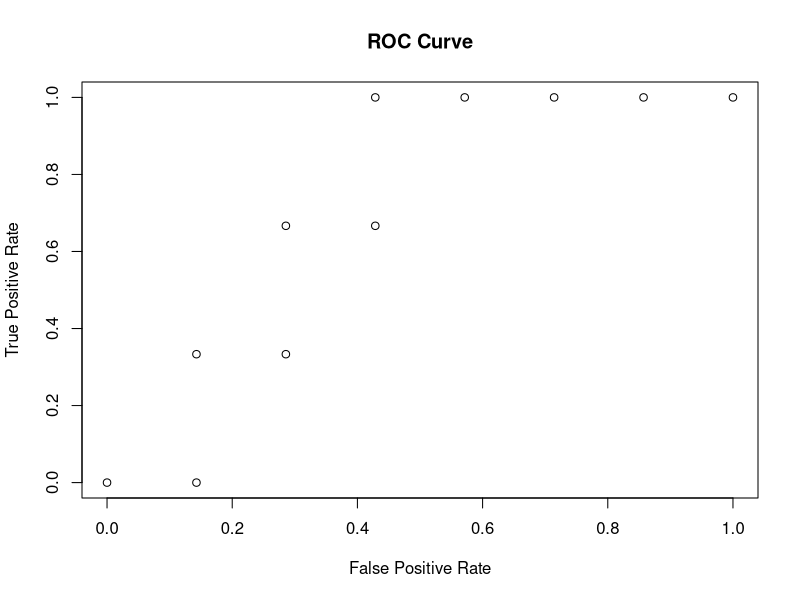
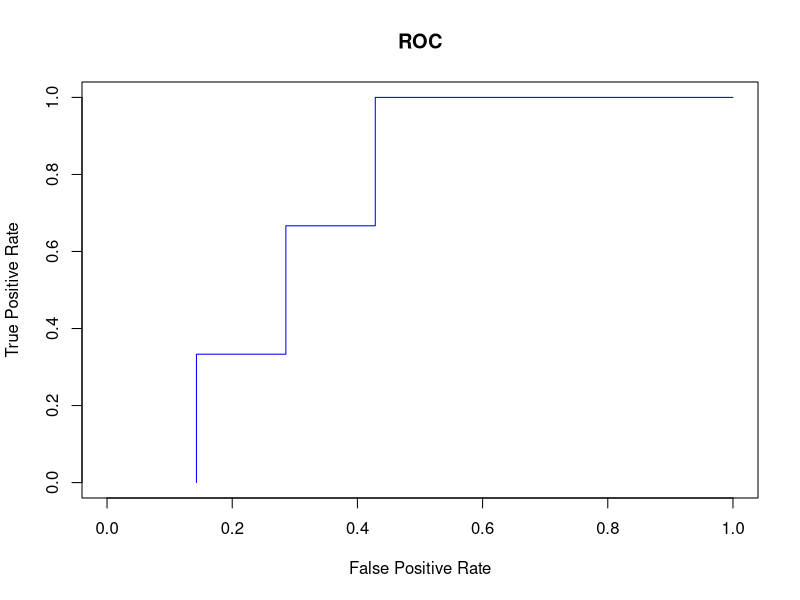
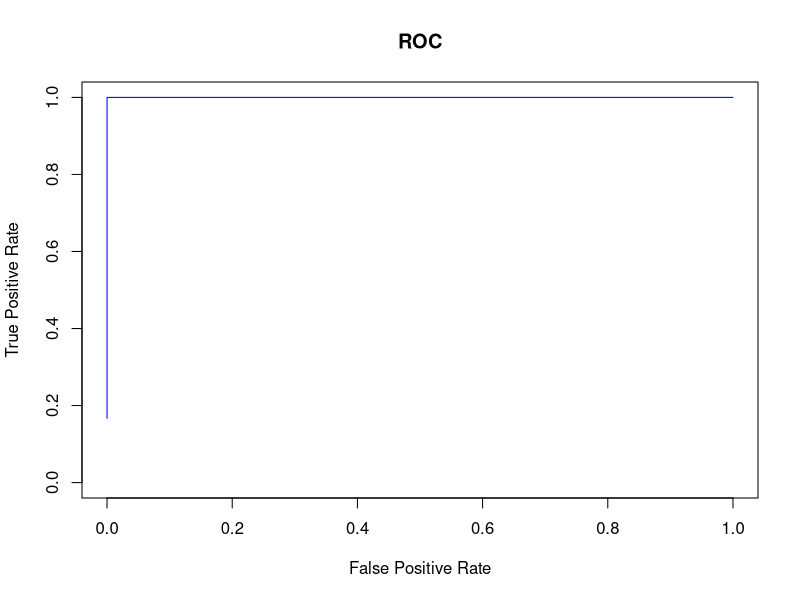
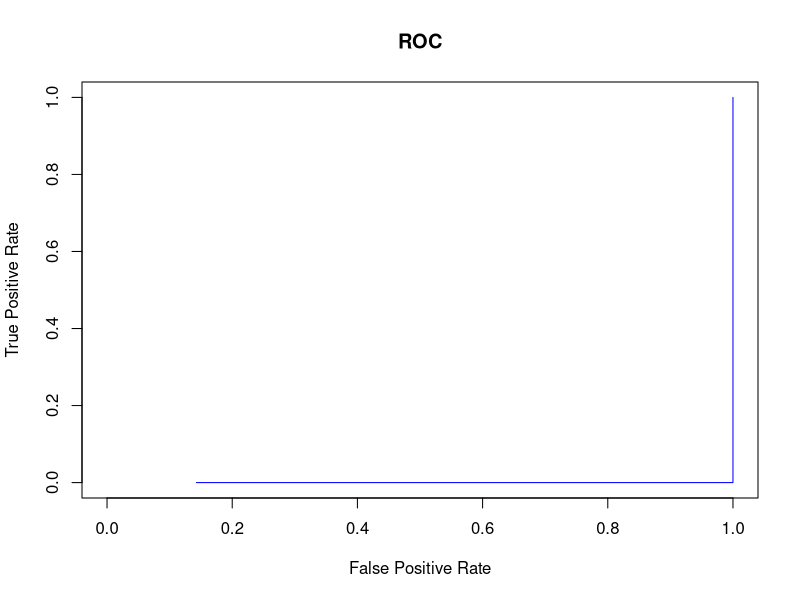
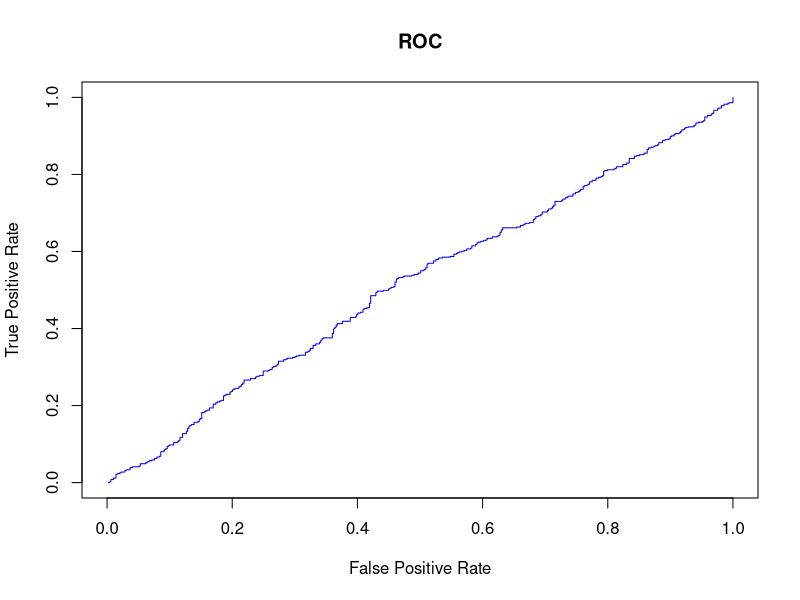
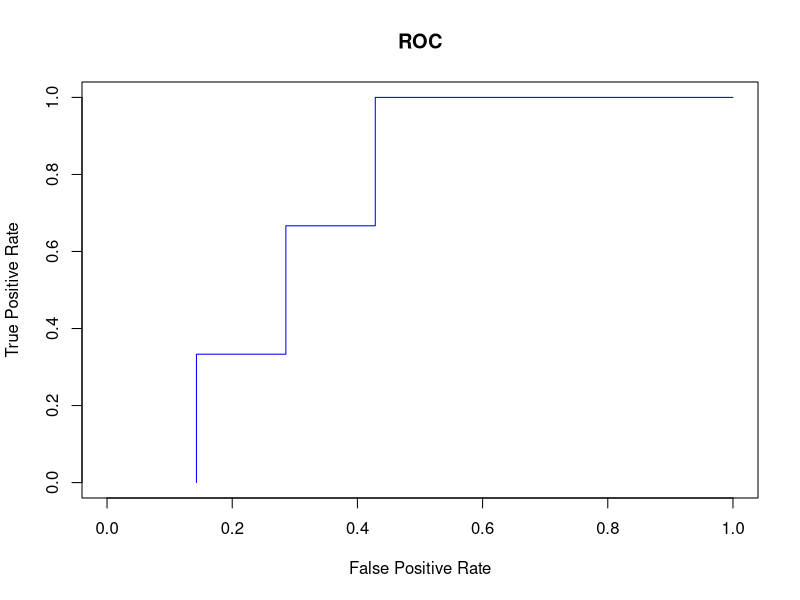
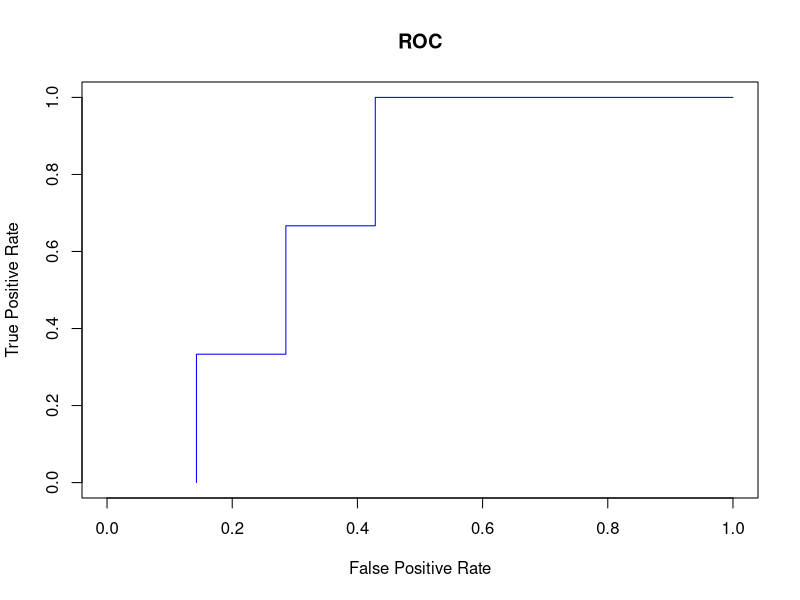
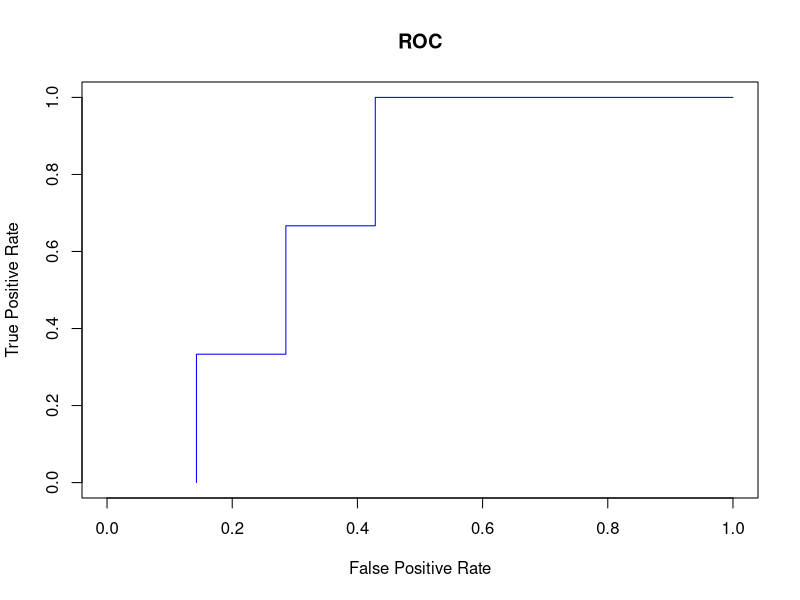

The R script that drew these images, in order:
# ##############################################################################
# SGH lecture, part 1 (AUC - basics)
# ##############################################################################
# Filename:     sgh_part1_auc.R
# Author(s):    Marcin Matuszewski (matuszewskimarcin7@gmail.com)
# Version:      1.0
#
# Changelog
# 03-2021   v1.0 Final version
# ##############################################################################

x <- c(0/7, 1/7, 1/7, 2/7, 2/7, 3/7, 3/7, 4/7, 5/7, 6/7, 7/7)
y <- c(0/3, 0/3, 1/3, 1/3, 2/3, 2/3, 3/3, 3/3, 3/3, 3/3, 3/3)

plot(x, y, xlab = "False Positive Rate", 
     ylab = "True Positive Rate", main = "ROC Curve")

probs <- c(1:9/10, 0.99)
true_Y <- c(0, 0,0,0,1,0,1,0,1,0)

plot_roc <- function(probs, true_y, draw = TRUE) {
    
    getROC_AUC <- function(probs, true_y){
        probsSort = sort(probs, decreasing = TRUE, index.return = TRUE)
        val = unlist(probsSort$x)
        idx = unlist(probsSort$ix)  
        
        roc_y = true_y[idx];
        stack_x = cumsum(roc_y == 0)/sum(roc_y == 0)
        stack_y = cumsum(roc_y == 1)/sum(roc_y == 1)    
        
        auc = sum((stack_x[2:length(roc_y)]-stack_x[1:length(roc_y)-1])*stack_y[2:length(roc_y)])
        return(list(stack_x=stack_x, stack_y=stack_y, auc=auc))
    }
    aList = getROC_AUC(probs, true_y) 
    
    stack_x = unlist(aList$stack_x)
    stack_y = unlist(aList$stack_y)
    auc = unlist(aList$auc)
    
    if (draw) {
        plot(stack_x, stack_y, 
             type = "l", col = "blue", 
             xlab = "False Positive Rate", 
             ylab = "True Positive Rate", main = "ROC", ylim = c(0,1),
             xlim = c(0,1))
    }
    return(auc)
}

# Example 

    probs <- c(1:9/10, 0.99)
    true_Y <- c(0, 0,0,0,1,0,1,0,1,0)
    
    plot_roc(probs, true_Y)


# Perfect model:

    probs <- c(1:9/10, 0.99)
    true_Y <- c(0, 0, 0, 0, 1, 1, 1, 1, 1, 1)
    plot_roc(probs, true_Y)
    
# Worst possible model:
    
    probs <- c(1:9/10, 0.99)
    true_Y <- c(1, 1, 1, 0, 0, 0, 0, 0, 0, 0)
    plot_roc(probs, true_Y)
    
# Random model:
    
    probs <- runif(n = 1000, min = 0, max = 1) 
    true_Y <- sample(x = c(0, 1), size = 1000, replace = TRUE) 
    plot_roc(probs, true_Y)
    
# Insensitive for monotonic transformation:

    probs <- c(1:9/10, 0.99)
    true_Y <- c(0, 0, 0, 0, 1, 0, 1, 0, 1, 0)
    plot_roc(probs, true_Y)

    probs <- 20 * c(1:9/10, 0.99) + 401
    true_Y <- c(0, 0, 0, 0, 1, 0, 1, 0, 1, 0)
    plot_roc(probs, true_Y)
    plot_roc(2 * probs + 100, true_Y)
    plot_roc(log(x = 2 * probs + 100), true_Y)
    
    
# Standard deviation of AUC
    
    set.seed(120)
    probs <- c(runif(1000, min = 0.1, max = 0.9))
    true_Y <- rbinom(n = 1000, size = 1, prob = probs)
    plot_roc(probs, true_Y)
    
    # 0.749807
    
    # Sample size = 10
    aucs <- c()
    for(i in 1:1000) {
        ind <- sample(1:1000, size = 10, replace = FALSE)     
        probs_a <- probs[ind]
        true_Y_a <- true_Y[ind]
        
        aucs <- c(aucs, plot_roc(probs = probs_a, true_y = true_Y_a, draw = FALSE))
    }    
    hist(aucs, 100)
    mean(aucs, na.rm = TRUE)
    sd(aucs, na.rm = TRUE)
    
    # Sample size = 100
    aucs <- c()
    for(i in 1:1000) {
        print(i)
        ind <- sample(1:1000, size = 100, replace = FALSE)     
        probs_a <- probs[ind]
        true_Y_a <- true_Y[ind]
        
        aucs <- c(aucs, plot_roc(probs = probs_a, true_y = true_Y_a, draw = FALSE))
    }    
    hist(aucs, 100)
    mean(aucs)
    sd(aucs)
    
    # Sample size = 500
    aucs <- c()
    for(i in 1:1000) {
        print(i)
        ind <- sample(1:1000, size = 500, replace = FALSE)     
        probs_a <- probs[ind]
        true_Y_a <- true_Y[ind]
        
        aucs <- c(aucs, plot_roc(probs = probs_a, true_y = true_Y_a, draw = FALSE))
    }    
    hist(aucs, 100)
    mean(aucs)
    sd(aucs)
    
# Probability interpretation
    
    probs <- c(11.2, 21.3, 32.1, 44.3, 52.5, 60)
    true_Y <- c(0,0,1,0,1,0)
    plot_roc(probs, true_Y)
    
    
    
